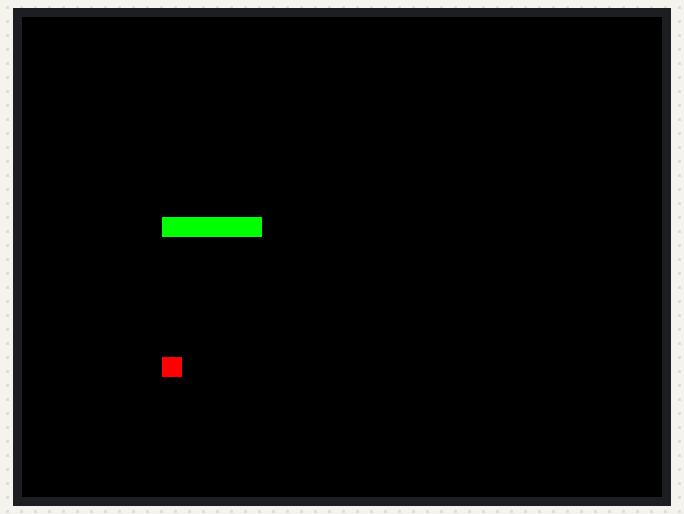
A sketch run on a simulated ESP32. Parts: 320×240 colour display. Random numbers use the default seed unless the sketch sets one. At 2.9 s the program stops and its outputs stay as they are.

Above: at 0.4 s.
At 0.99 s:
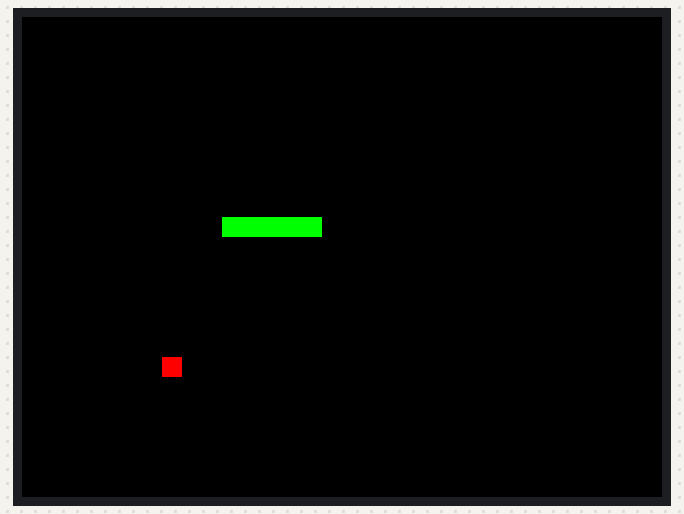
At 1.58 s:
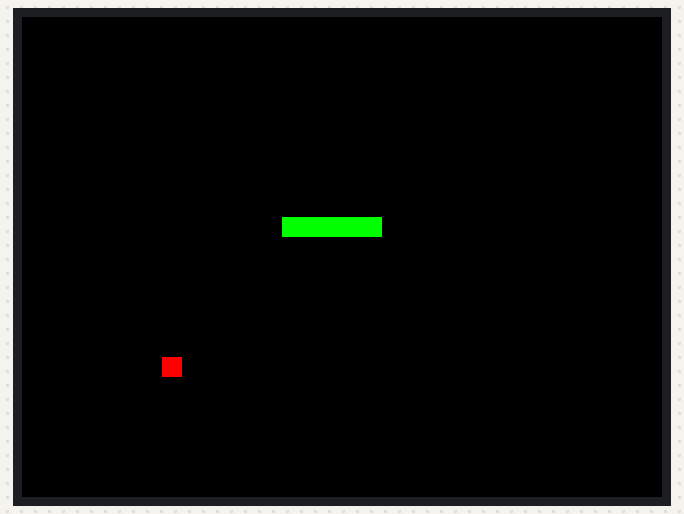
At 2.18 s:
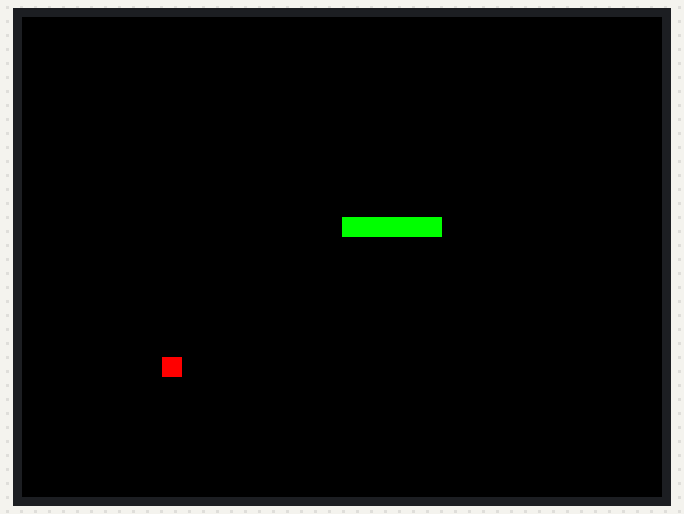
At 2.9 s:
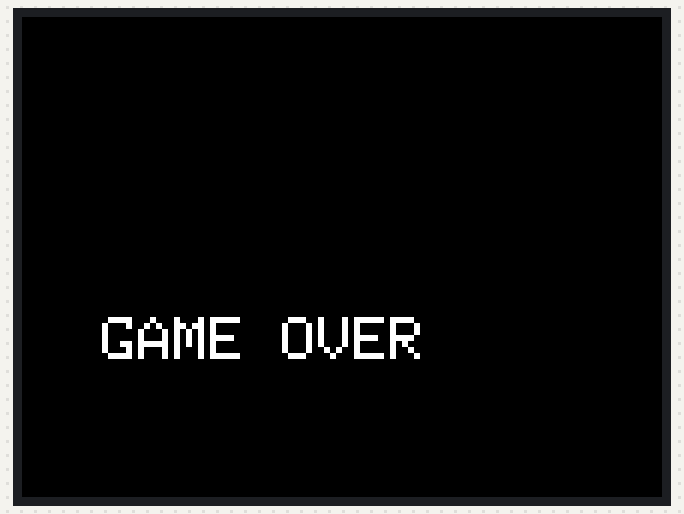

The sketch:

Combina_la_serpiente_con_ESP32_y_el_control_Xbox.ino
```cpp
#include <SPI.h>
#include <Adafruit_GFX.h>
#include <Adafruit_ILI9341.h>

#define TFT_CS 5
#define TFT_DC 2
#define TFT_RST 4

Adafruit_ILI9341 tft(TFT_CS, TFT_DC, TFT_RST);

#define ANCHO 240
#define ALTO 320
#define TAM 10

int snakeX[100], snakeY[100];
int largo = 5;
int dirX = 1, dirY = 0;
int foodX, foodY;

void nuevaComida() {
  foodX = random(0, ANCHO/TAM) * TAM;
  foodY = random(0, ALTO/TAM) * TAM;
}

void setup() {
  Serial.begin(115200);

  tft.begin();
  tft.setRotation(3);
  tft.fillScreen(ILI9341_BLACK);

  for (int i=0;i<largo;i++){
    snakeX[i]=100-i*TAM;
    snakeY[i]=100;
  }
  nuevaComida();
}

void leerSerial() {
  if (Serial.available()) {
    char c = Serial.read();
    if (c=='U' && dirY==0){dirX=0;dirY=-1;}
    if (c=='D' && dirY==0){dirX=0;dirY=1;}
    if (c=='L' && dirX==0){dirX=-1;dirY=0;}
    if (c=='R' && dirX==0){dirX=1;dirY=0;}
  }
}

void loop() {
  leerSerial();

  for(int i=largo-1;i>0;i--){
    snakeX[i]=snakeX[i-1];
    snakeY[i]=snakeY[i-1];
  }

  snakeX[0]+=dirX*TAM;
  snakeY[0]+=dirY*TAM;

  if(snakeX[0]<0||snakeX[0]>=ANCHO||snakeY[0]<0||snakeY[0]>=ALTO){
    tft.fillScreen(ILI9341_BLACK);
    tft.setCursor(40,150);
    tft.setTextSize(3);
    tft.print("GAME OVER");
    while(1);
  }

  if(snakeX[0]==foodX&&snakeY[0]==foodY){
    largo++;
    nuevaComida();
  }

  tft.fillScreen(ILI9341_BLACK);
  tft.fillRect(foodX,foodY,TAM,TAM,ILI9341_RED);

  for(int i=0;i<largo;i++)
    tft.fillRect(snakeX[i],snakeY[i],TAM,TAM,ILI9341_GREEN);

  delay(120);
}
```
